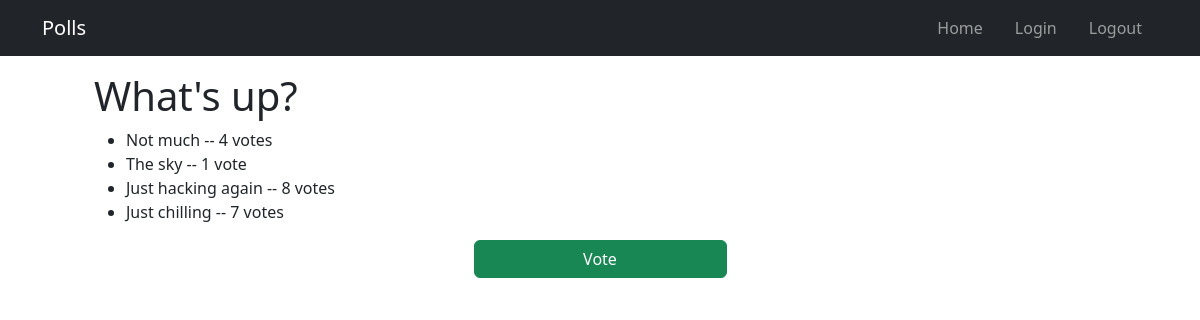
/1/results/, run on the app's committed database.
### main/models.py (models this page shows, shortened)
class Question(models.Model):
    question_text = models.CharField(max_length=200)
    pub_date = models.DateTimeField("date published")

class Choice(models.Model):
    question = models.ForeignKey(Question, on_delete=models.CASCADE)
    choice_text = models.CharField(max_length=200)
    votes = models.IntegerField(default=0)

### main/views.py (the view)
# urls.py: path("<int:question_id>/results/", views.results, name="results"),
def results(request, question_id):
    question = get_object_or_404(Question, pk=question_id)
    return render(request, "main/results.html", {"question": question})

### main/templates/main/results.html
{% extends "main/base.html" %}
{% block content %}
    <div class="container px-5">
        <h1>{{ question.question_text }}</h1>
        <ul>
            {% for choice in question.choice_set.all %}
                <li>{{ choice.choice_text }} -- {{ choice.votes }} vote{{ choice.votes|pluralize }}</li>
            {% endfor %}
        </ul>
    </div>
    <div class="container d-grid gap-2 col-3">
        <a class="btn btn-success" href="{% url 'main:detail' question.id %}">Vote</a>
    </div>
{% endblock content %}

### data on the page
Question: question_text "What's up?"
Choice: choice_text "Not much", votes "4"
Choice: choice_text "The sky", votes "1"
Choice: choice_text "Just hacking again", votes "8"
Choice: choice_text "Just chilling", votes "7"
